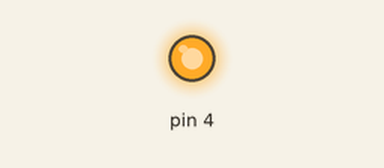
Simulated run of this sketch. Board: Arduino Uno, built with avr-gcc and run on an emulated ATmega328P. Shown: output pins drawn as LEDs (lit = HIGH).

Above: at 0.1 s.
Timing chart, 0 to 1.6 s (numbered marks = the images above):
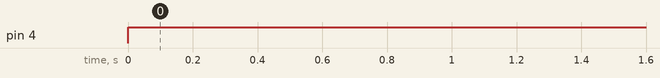

Measured:
- by itself, pin 4: LOW → HIGH at 0.00 s

The sketch:

sketch_nov27a.ino
```cpp
void setup() {
 pinMode(4,OUTPUT);

}

void loop() {
 digitalWrite(4,HIGH);
 delay(2000);
}
```
